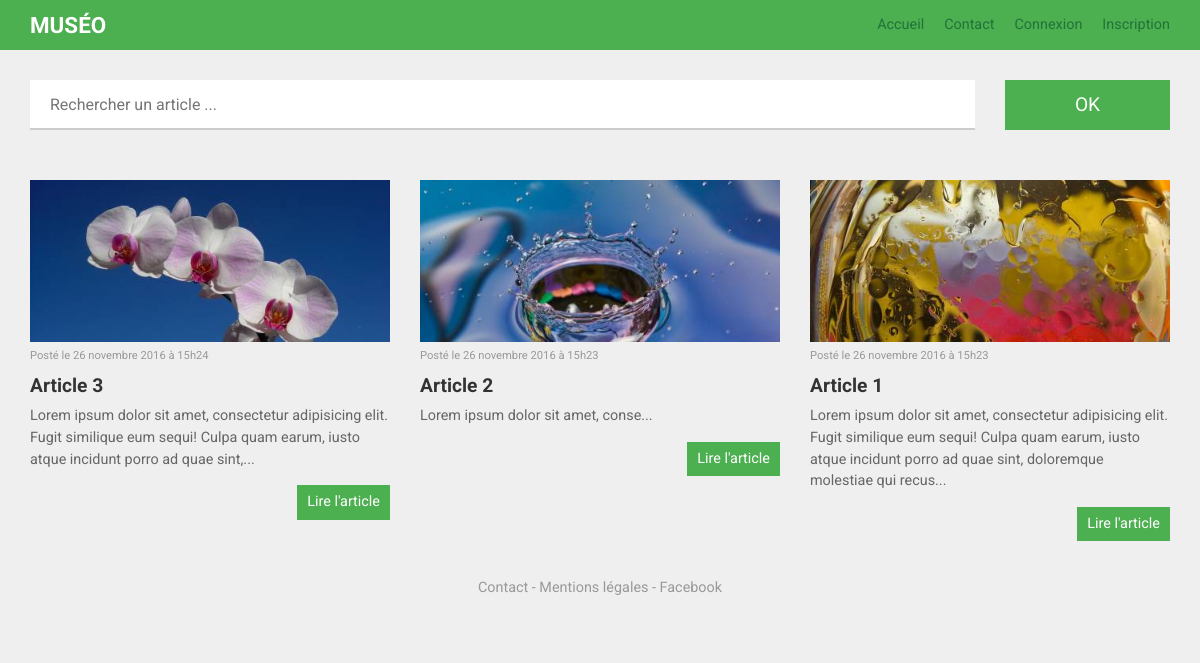
Before: / with the older database file.
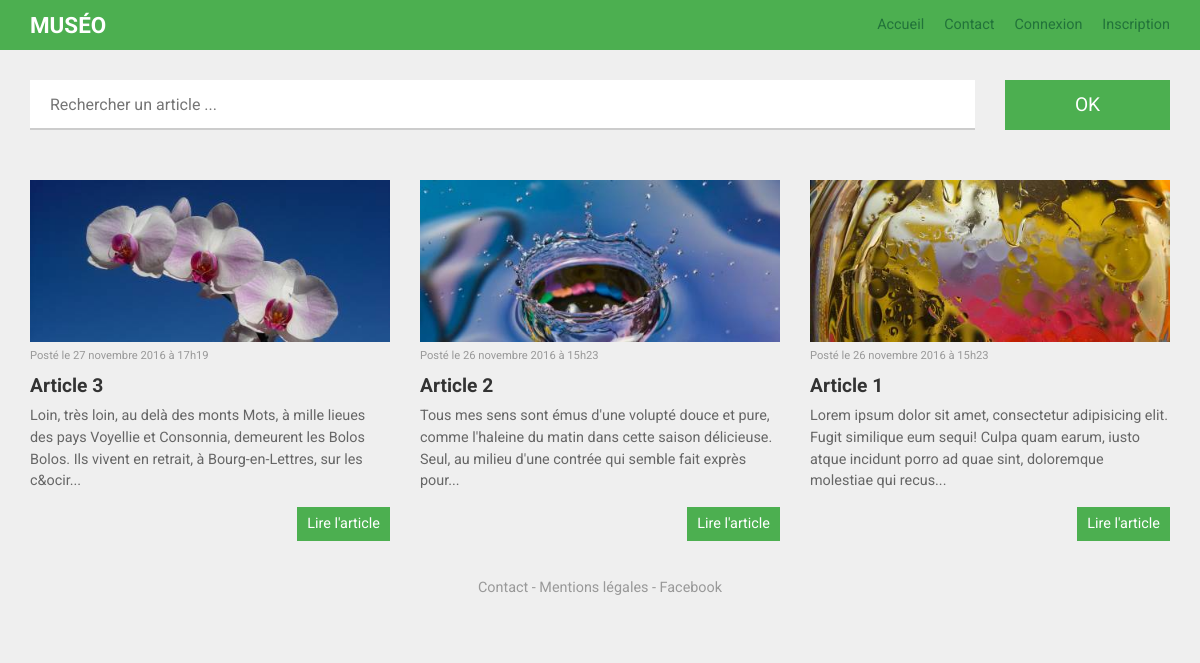
After: the same page with the newer database file.
### tables this page shows
CREATE TABLE `articles` (
  `id` int(3) NOT NULL,
  `titre` varchar(40) NOT NULL,
  `accroche` varchar(200) NOT NULL,
  `contenu` text NOT NULL,
  `publication` datetime NOT NULL DEFAULT CURRENT_TIMESTAMP,
  `image` varchar(30) NOT NULL
);

### fonctions/blog.php (called while the page is built, shortened)
<?php
function articles(){
  global $bdd;
  $articles = $bdd->query("SELECT id,titre,accroche,publication, image FROM articles ORDER BY id DESC");
  $articles = $articles->fetchAll();
  return $articles;
}
function format_date($publication){
  $publication  = explode(" ", $publication);
  $date = explode("-" , $publication[0]);
  $heure = explode(":", $publication[1]);
  $mois= ["", "janvier", "février", "mars", "avril", "mai", "juin", "juillet", "août", "septembre", "octobre", "novembre", "décembre"];
  $resultat = $date[2] . ' ' . $mois[(int)$date[1]] . ' ' . $date[0] . ' à ' . $heure[0] . 'h' . $heure[1];
  return $resultat;
}
 ?>

### index.php (the view, shortened to what this page needs)
<?php
require_once "fonctions/bdd.php";
include_once "fonctions/blog.php";
if (!empty($_POST))
  $articles = recherche();
else
$articles = articles();
 ?>
<!DOCTYPE html>
<html lang="fr">
<head>
    <link rel="stylesheet" href="https://maxcdn.bootstrapcdn.com/bootstrap/3.3.5/css/bootstrap.min.css">
    <link rel="stylesheet" href="main.css">
</head>
<body>
    <?php include "header.php" ?>
    <div class="container article">
        <div class="row">
            <form method="post" action="index.php">
                <div class="col-sm-10">
                  <input type="text" name="query" placeholder="Rechercher un article ..." value="<? if(isset($_POST["query"])) echo $_POST["query"] ?>">
                </div>
                <div class="col-sm-2">
                    <input type="submit" value="OK">
                </div>
            </form>
        </div>
        <div class="row">
          <?php
          foreach ($articles as $article) :
          ?>
            <div class="col-md-4 col-sm-6">
                <article>
                    <img src="img/<?= $article["image"] ?>" alt="<?= $article["image"] ?>">
                    <p class="date">Posté le <time datetime="<?= $article["publication"] ?>"><?= format_date($article["publication"]) ?></time></p>
                    <h1><?= $article["titre"] ?></h1>
                    <p><?= $article["accroche"] ?>...</p>
                    <a href="article.php?id=<?= $article["id"] ?>">Lire l'article</a>
                </article>
            </div>
          <?php
          endforeach;
          ?>
        </div>
        <footer>
            <div class="row">
                <div class="col-xs-12">
                    <a href="contact.html">Contact</a> - <a href="mentions.html">Mentions légales</a> - <a href="https://www.facebook.com/infoprog.tuto">Facebook</a>
                </div>
            </div>
        </footer>
    </div>
</body>
</html>

### header.php
<header>
    <div class="container">
        <div class="row">
            <div class="col-sm-2">
                <a href="index.php">Muséo</a>
            </div>
            <div class="col-sm-10">
                <nav>
                    <ul>
                        <li><a href="index.php">Accueil</a></li>
                        <li><a href="contact.php">Contact</a></li>
                        <?php
                        if(isset($_SESSION["membre"])) :
                        ?>
                        <li><a href="compte.php">Mon compte</a></li>
                        <li><a href="deconnexion.php">Déconnexion</a></li>
                        <?php
                        else :
                        ?>
                        <li><a href="connexion.php">Connexion</a></li>
                        <li><a href="inscription.php">Inscription</a></li>
                        <?php
                        endif;
                        ?>
                    </ul>
                </nav>
            </div>
        </div>
    </div>
</header>

### main.css (style rules this page uses)
html, body, div, span, applet, object, iframe, h1, h2, h3, h4, h5, h6, p, blockquote, pre, a, abbr, acronym, address, big, cite, code, del, dfn, em, img, ins, kbd, q, s, samp, small, strike, strong, sub, sup, tt, var, b, u, i, center, dl, dt, dd, ol, ul, li, fieldset, form, label, legend, table, caption, tbody, tfoot, thead, tr, th, td, article, aside, canvas, details, embed, figure, figcaption, footer, header, hgroup, menu, nav, output, ruby, section, summary, time, mark, audio, video { margin: 0; padding: 0; border: 0; font-size: 100%; font: inherit; vertical-align: baseline }
article, aside, details, figcaption, figure, footer, header, hgroup, menu, nav, section { display: block }
body { line-height: 1 }
ol, ul { list-style: none }
body { font-family: Roboto, sans-serif; background: #efefef }
header { background: #4caf50 }
header [class^="col"]>a { text-transform: uppercase; color: #fff; line-height: 50px; font-size: 1.4em; font-weight: 700 }
header nav a { color: #22733a }
@media (min-width: 768px) { header nav ul { float: right } }
@media (min-width: 768px) { header nav ul li { float: left; line-height: 50px; font-size: 0.9em } }
@media (min-width: 768px) { header nav ul li+li { margin-left: 20px } }
footer { margin: 40px 0; text-align: center; font-size: 0.9em; color: #999 }
footer a { color: #999 }
h1 { font-size: 1.4em; line-height: 3em; font-weight: 700 }
form input { width: 100%; height: 50px; border: none; border-radius: none }
form input[type="text"], form input[type="password"] { border-bottom: 2px solid #ccc; padding-left: 20px; color: #333; margin-bottom: 20px }
form input[type="submit"] { background: #4caf50; color: white; font-size: 1.2em; }
.article form { margin-top: 30px }
.article article { float: left; margin-top: 30px }
.article article img { width: 100% }
.article article p.date { font-size: 0.7em; line-height: 2em; color: #999 }
.article article h1 { font-size: 1.2em; line-height: 2em }
.article article h1+p { color: #666; font-size: 0.9em; line-height: 1.5em; margin-bottom: 15px }
.article article a { float: right; font-size: 0.9em; background: #4caf50; color: white; border-radius: none; padding: 10px; }
.article .row>div:nth-child(3n+1) { clear: left }

Changed rows visible on the page:
removed articles: image (picture), publication "26 novembre 2016 à 15h24", titre "Article 3", accroche "Lorem ipsum dolor sit amet, consectetur adipisicing elit. Fugit similique eum sequi! Culpa quam earum, iusto atque incidunt porro ad quae sint,"
added articles: image (picture), publication "27 novembre 2016 à 17h19", titre "Article 3", accroche "Loin, très loin, au delà des monts Mots, à mille lieues des pays Voyellie et Consonnia, demeurent les Bolos Bolos. Ils vivent en retrait, à Bourg-en-Lettres, sur les c&ocir"
changed articles "Article 2": accroche "Lorem ipsum dolor sit amet, conse" → "Tous mes sens sont émus d'une volupté douce et pure, comme l'haleine du matin dans cette saison délicieuse. Seul, au milieu d'une contrée qui semble fait exprès pour"
